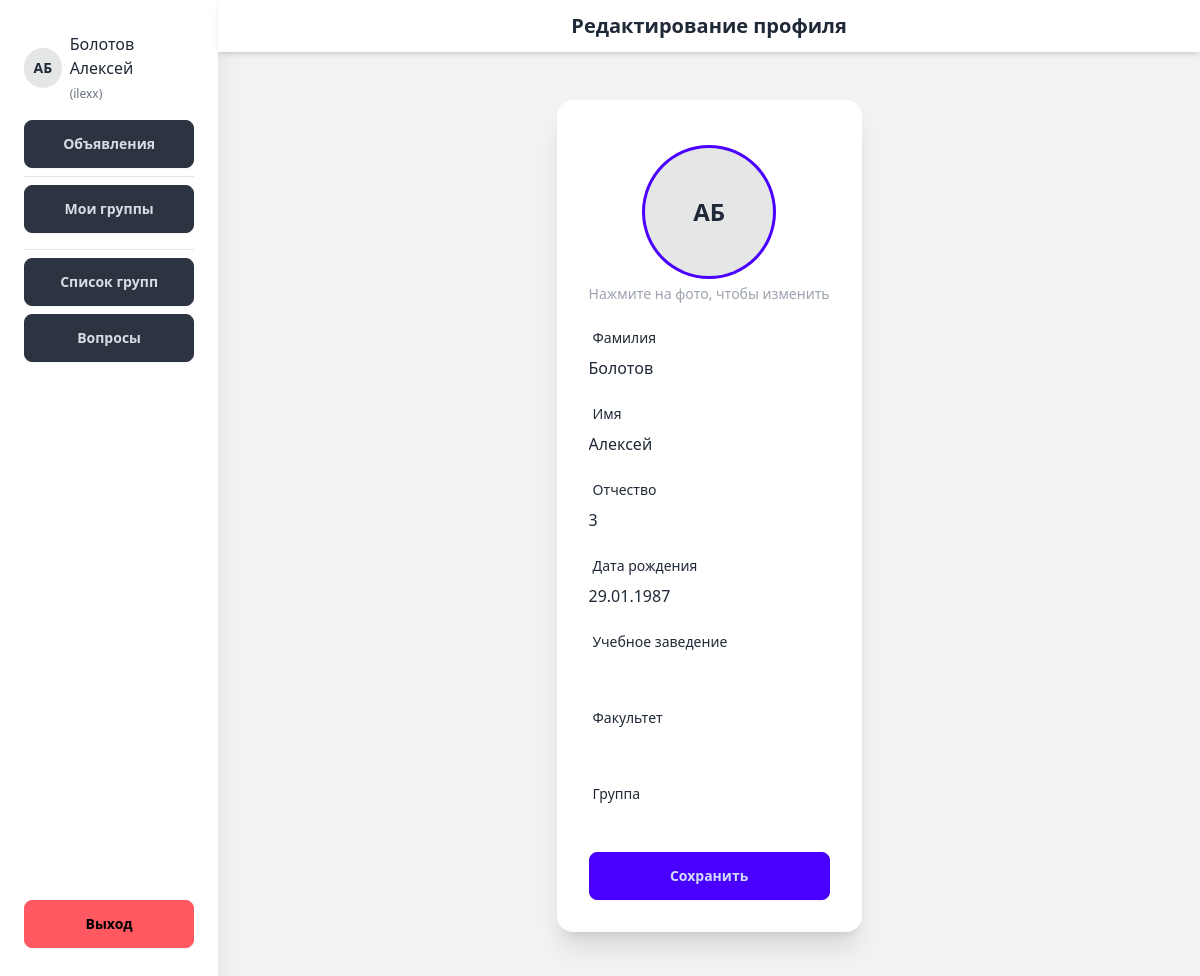
The page /accounts/profile/edit/ (signed in) on the database its author committed.
### accounts/models.py (models this page shows, shortened)
class User(AbstractUser):
    ROLE_CHOICES = (
        ('admin', 'Администратор'),
        ('user', 'Пользователь'),
    )
    role = models.CharField(
        max_length=10,
        choices=ROLE_CHOICES,
        default='user',
        verbose_name='Роль'
    )

class Profile(models.Model):
    user = models.OneToOneField(User, on_delete=models.CASCADE, related_name='profile')
    last_name = models.CharField(max_length=100, verbose_name='Фамилия', blank=False)
    first_name = models.CharField(max_length=100, verbose_name='Имя', blank=False)
    patronymic = models.CharField(max_length=100, verbose_name='Отчество', blank=False)
    birth_date = models.DateField(null=True, blank=False, verbose_name='Дата рождения')
    institution = models.CharField(max_length=255, verbose_name='Учебное заведение', blank=True)
    faculty = models.CharField(max_length=255, verbose_name='Факультет', blank=True)
    study_group = models.CharField(max_length=255, verbose_name='Группа', blank=True)
    photo = models.ImageField(upload_to='profile_photos/', blank=True, null=True, verbose_name='Фото профиля')

### accounts/views.py (the view)
# urls.py: path('profile/edit/', views.edit_profile_view, name='edit_profile'), #Редактирование профиля
@login_required
def edit_profile_view(request):
    profile = request.user.profile
    is_own_profile = True  # Только для своего профиля
    if request.method == 'POST':
        form = ProfileForm(request.POST, request.FILES, instance=profile)
        if form.is_valid():
            form.save()
            messages.success(request, 'Профиль обновлён.')
            return redirect('accounts:profile')
    else:
        form = ProfileForm(instance=profile)
    return render(request, 'accounts/edit_profile.html', {'form': form, 'is_own_profile': is_own_profile})

### accounts/forms.py
class ProfileForm(forms.ModelForm):
    class Meta:
        model = Profile
        fields = ['photo', 'first_name', 'last_name', 'patronymic', 'birth_date', 'institution', 'faculty', 'study_group']
        widgets = {
            'birth_date': forms.DateInput(attrs={'type': 'date'}),  # HTML5-виджет для выбора даты
        }
    '''Поля профиля'''
    class Meta:
        model = Profile
        fields = (
            'last_name',
            'first_name',
            'patronymic',
            'birth_date',
            'institution',
            'faculty',
            'study_group',
        )

### templates/accounts/edit_profile.html (shortened to what this page needs)
{% extends 'base.html' %} {% block title %}Редактировать профиль{% endblock %}
{% block page_title %}Редактирование профиля{% endblock %} {% block content %}
<div class="flex flex-col items-center justify-center min-h-[70vh] px-4 py-6">
  <div class="card w-full max-w-md bg-base-100 shadow-xl">
    <div class="card-body space-y-4">
      <form method="post" enctype="multipart/form-data" class="space-y-4">
        <div class="flex flex-col items-center">
          <label for="id_photo" class="cursor-pointer group">
            {% if form.instance.photo %}
              <img src="{{ form.instance.photo.url }}" alt="Аватар"
                   class="w-32 h-32 rounded-full object-cover ring ring-primary group-hover:opacity-80 transition">
            {% else %}
              <div class="w-32 h-32 rounded-full bg-base-300 flex items-center justify-center text-2xl font-bold ring ring-primary group-hover:opacity-80 transition">
                {{ form.instance.first_name|first }}{{ form.instance.last_name|first }}
              </div>
            {% endif %}
          </label>
          <p class="text-sm mt-2 text-gray-400">Нажмите на фото, чтобы изменить</p>
        </div>
        {% for field in form.visible_fields %}
          {% if field.name != 'photo' %}
            <div class="form-control">
              <label for="{{ field.id_for_label }}" class="label">
                <span class="label-text">{{ field.label }}</span>
              </label>
              {{ field }}
            </div>
          {% endif %}
        {% endfor %}
        <div class="form-control mt-6">
          <button type="submit" class="btn btn-primary w-full">Сохранить</button>
        </div>
      </form>
    </div>
  </div>
</div>
{% endblock %}

### templates/base.html (shortened to what this page needs)
<!DOCTYPE html>
<html lang="ru">
<head>
  {% load static %}
  <link href="https://cdn.jsdelivr.net/npm/daisyui@4.10.2/dist/full.min.css" rel="stylesheet" type="text/css" />
  <script src="https://cdn.tailwindcss.com"></script>
</head>
<body class="bg-base-200 min-h-screen font-sans">
  <div class="min-h-screen flex">
    {% if user.is_authenticated %}
    <aside class="hidden md:flex flex-col justify-between w-64 bg-base-100 shadow-xl px-6 py-8">
      <div>
        <a href="{% url 'accounts:profile' %}" class="flex items-center gap-2 mb-4 hover:underline">
          {% if user.profile.photo %}
          <img src="{{ user.profile.photo.url }}" class="w-10 h-10 rounded-full object-cover ring ring-primary">
          {% else %}
          <div class="w-10 h-10 rounded-full bg-base-300 flex items-center justify-center text-sm font-bold">
            {{ user.profile.first_name|first }}{{ user.profile.last_name|first }}
          </div>
          {% endif %}
          <span class="text-left">
            {{ user.profile.last_name }} {{ user.profile.first_name }}<br>
            <span class="text-xs text-gray-500">({{ user.username }})</span>
          </span>
        </a>
        <a href="{% url 'announcements:list' %}" class="btn btn-neutral w-full">Объявления</a>
        <hr class="my-2" />
        <a href="{% url 'accounts:my_groups' %}" class="btn btn-neutral w-full mb-2">Мои группы</a>
        <hr class="my-2" />
        <a href="{% url 'groups:group_list' %}" class="btn btn-neutral w-full mb-2">Список групп</a>
        <a href="{% url 'questions:question_list' %}" class="btn btn-neutral w-full">Вопросы</a>
      </div>
      <div class="mt-8 space-y-2">
        <a href="{% url 'accounts:logout' %}" class="btn btn-error w-full">Выход</a>
      </div>
    </aside>
    {% endif %}
    <div class="flex flex-col flex-grow w-full min-h-screen">
      <header class="bg-base-100 shadow-md px-4 py-3 flex items-center justify-center relative">
        <h1 class="text-center font-semibold text-xl w-full">{% block page_title %}{% endblock %}</h1>
      </header>
      <main class="flex-grow flex items-center justify-center px-4 py-6">
        {% block content %}{% endblock %}
      </main>
    </div>
  </div>
</body>
</html>

### rows shown on the page
User: profile.first_name|first "А", profile.last_name|first "Б", profile.last_name "Болотов", profile.first_name "Алексей", username "ilexx"
Profile: instance.first_name|first "А", instance.last_name|first "Б", visible_fields "Болотов" "Алексей" "3" "29.01.1987"

### other values the page prints
{{ field.label }} "Фамилия" "Имя" "Отчество" "Дата рождения" "Учебное заведение" "Факультет" "Группа"
